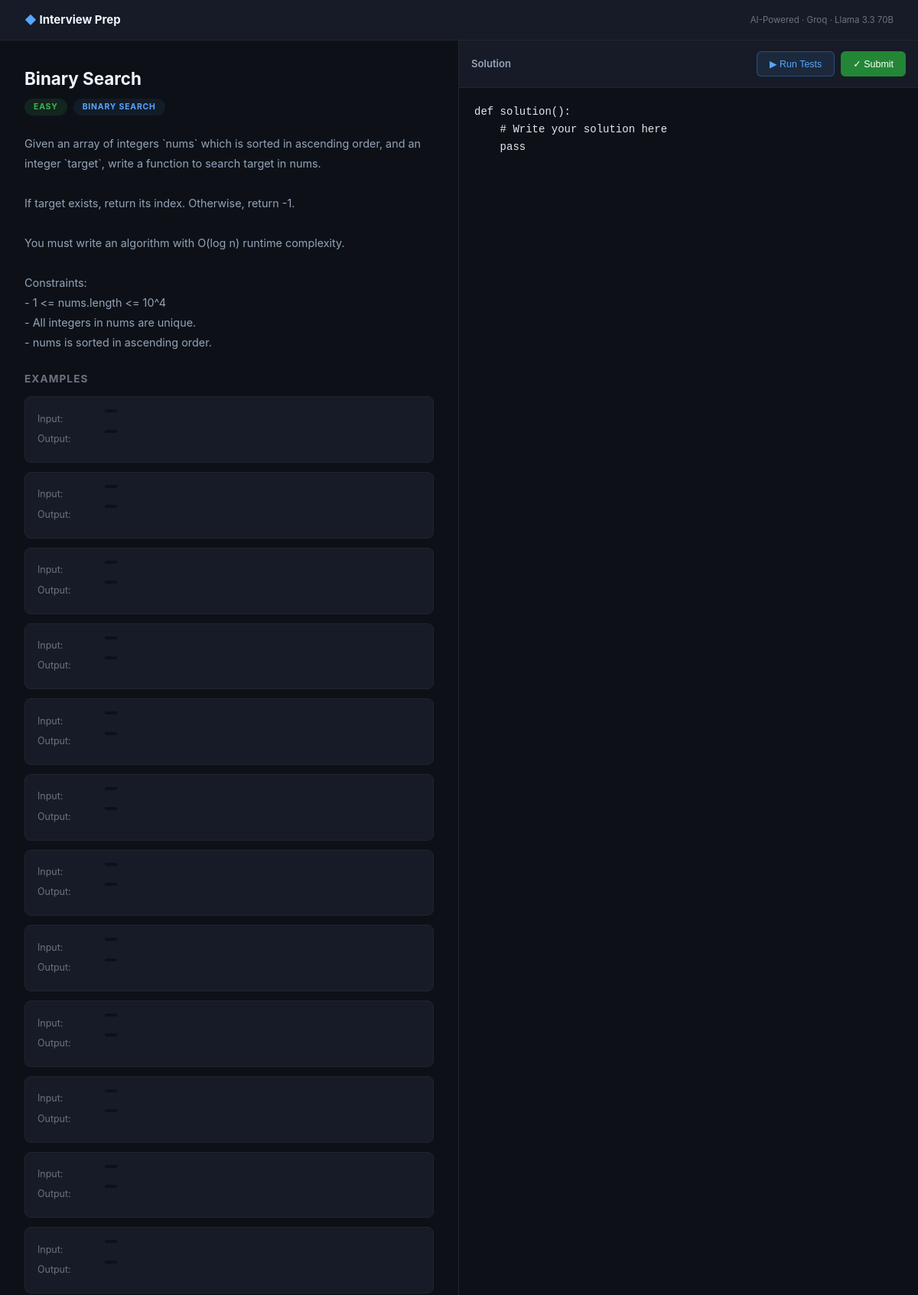
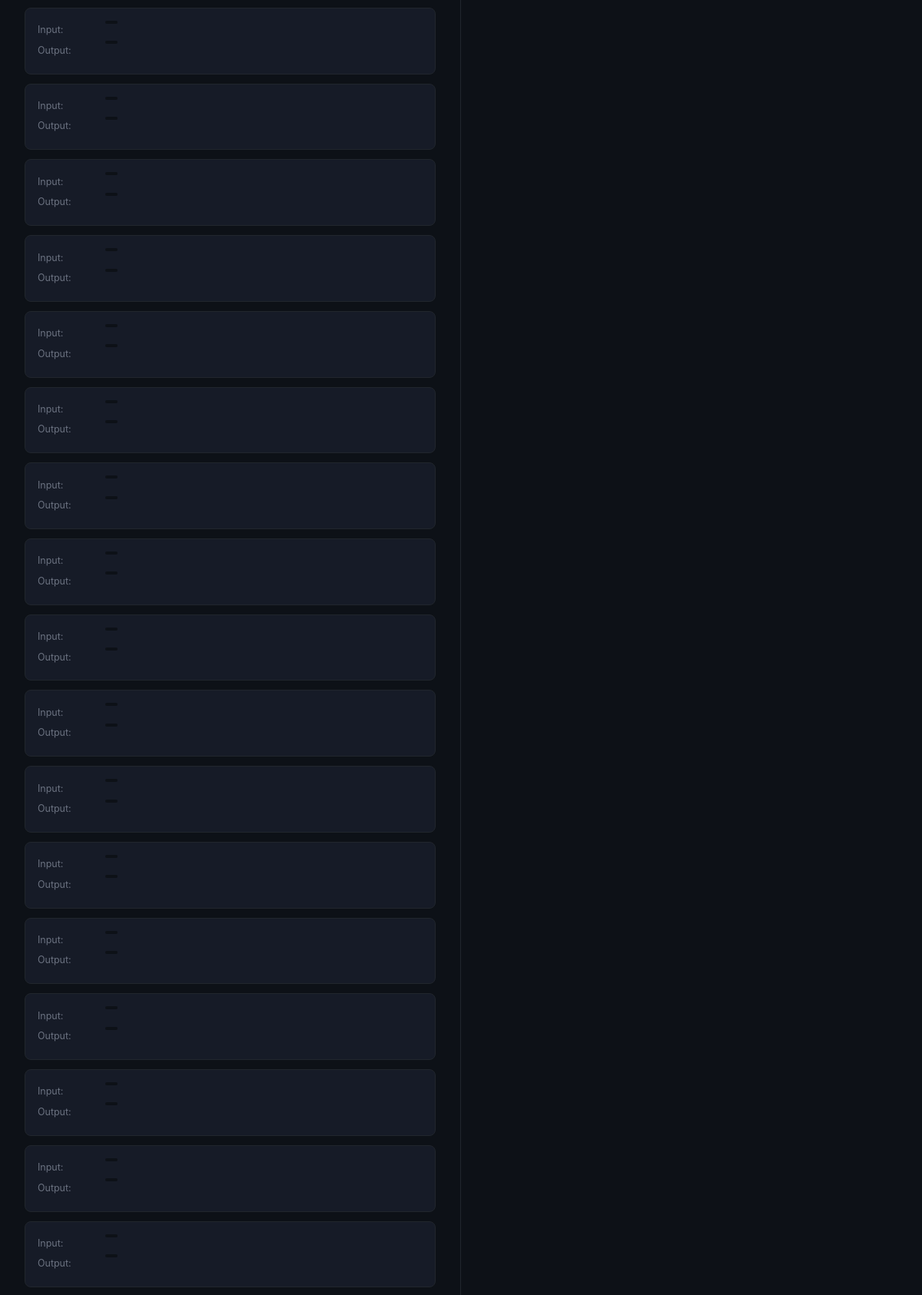
Screenshot of /problem/6 (upper part) with the database file from the repository (2 pictures, top to bottom).
### models.py (models this page shows, shortened)
class Problem(db.Model):
    id          = db.Column(db.Integer, primary_key=True)
    title       = db.Column(db.String(255), nullable=False)
    description = db.Column(db.Text, nullable=False)
    difficulty  = db.Column(db.String(20))   # easy / medium / hard
    category    = db.Column(db.String(50))   # arrays, dp, graphs, etc.
    examples    = db.Column(db.Text)         # JSON
    test_cases  = db.Column(db.Text)         # JSON
    created_at  = db.Column(db.DateTime, default=datetime.utcnow)

### app.py (the view)
@app.route('/problem/<int:problem_id>')
def problem(problem_id):
    prob = Problem.query.get_or_404(problem_id)
    attempts = Attempt.query.filter_by(problem_id=problem_id)\
                            .order_by(Attempt.created_at.desc())\
                            .limit(5).all()
    return render_template('problem.html', problem=prob, attempts=attempts)

### templates/problem.html (shortened to what this page needs)
<!DOCTYPE html>
<html lang="en">
<head>
<link rel="stylesheet" href="{{ url_for('static', filename='style.css') }}"/>
</head>
<body>
<nav class="navbar">
  <div class="nav-brand">
    <a href="/" style="color:inherit;text-decoration:none">
      <span class="brand-icon">◆</span> Interview Prep
    </a>
  </div>
  <div class="nav-tag">AI-Powered · Groq · Llama 3.3 70B</div>
</nav>
<main class="problem-layout">
  <div class="problem-left">
    <div class="prob-header">
      <h1 class="prob-title">{{ problem.title }}</h1>
      <div class="prob-meta">
        <span class="diff-badge {{ problem.difficulty }}">{{ problem.difficulty }}</span>
        <span class="cat-badge">{{ problem.category }}</span>
      </div>
    </div>
    <div class="prob-desc">{{ problem.description }}</div>
    {% set examples = problem.examples %}
    {% if examples %}
    <div class="prob-section">
      <h3>Examples</h3>
      {% for ex in examples %}
      <div class="example-block">
        <div class="ex-row"><span class="ex-lbl">Input:</span><code>{{ ex.input }}</code></div>
        <div class="ex-row"><span class="ex-lbl">Output:</span><code>{{ ex.output }}</code></div>
      </div>
      {% endfor %}
    </div>
    {% endif %}
  </div>
  <div class="problem-right">
    <div class="editor-header">
      <div class="editor-title">Solution</div>
      <div class="editor-actions">
        <button id="run-btn"  class="btn-run">▶ Run Tests</button>
        <button id="eval-btn" class="btn-eval">✓ Submit</button>
      </div>
    </div>
    <textarea id="code-editor" class="code-editor" spellcheck="false">def solution():
    # Write your solution here
    pass
</textarea>
  </div>
</main>
</body>
</html>

### static/style.css (style rules this page uses)
*, *::before, *::after { box-sizing: border-box; margin: 0; padding: 0; }
body { font-family: -apple-system, BlinkMacSystemFont, 'Segoe UI', sans-serif; background: #0d1117; color: #e2e8f0; min-height: 100vh; font-size: 15px; line-height: 1.6; }
.navbar { display: flex; align-items: center; justify-content: space-between; padding: .875rem 2rem; background: #161b27; border-bottom: 1px solid #21262d; position: sticky; top: 0; z-index: 100; }
.nav-brand { display: flex; align-items: center; gap: .5rem; font-weight: 700; color: #f0f6fc; }
.brand-icon { color: #58a6ff; }
.nav-tag { font-size: .72rem; color: #6b7280; }
.problem-layout { display: grid; grid-template-columns: 1fr 1fr; gap: 0; height: calc(100vh - 56px); overflow: hidden; }
.problem-left { overflow-y: auto; padding: 2rem; border-right: 1px solid #21262d; }
.problem-right { overflow-y: auto; display: flex; flex-direction: column; background: #0d1117; }
.prob-header { margin-bottom: 1.5rem; }
.prob-title { font-size: 1.4rem; font-weight: 700; color: #f0f6fc; margin-bottom: .5rem; }
.prob-meta { display: flex; gap: .5rem; align-items: center; }
.diff-badge, .cat-badge { font-size: .65rem; font-weight: 700; text-transform: uppercase; letter-spacing: .08em; padding: 3px 12px; border-radius: 20px; }
.diff-badge.easy { background: rgba(63,185,80,.12); color: #3fb950; }
.cat-badge { background: rgba(88,166,255,.08); color: #58a6ff; }
.prob-desc { font-size: .9rem; color: #94a3b8; line-height: 1.8; white-space: pre-wrap; margin-bottom: 1.5rem; }
.prob-section h3 { font-size: .85rem; color: #6b7280; text-transform: uppercase; letter-spacing: .08em; margin-bottom: .75rem; }
.example-block { background: #161b27; border: 1px solid #21262d; border-radius: 8px; padding: 1rem; margin-bottom: .75rem; }
.ex-row { display: flex; gap: .5rem; margin-bottom: .25rem; font-size: .85rem; align-items: flex-start; }
.ex-lbl { color: #6b7280; min-width: 80px; font-size: .78rem; padding-top: .15rem; }
.ex-row code { background: #0d1117; color: #58a6ff; padding: 2px 8px; border-radius: 4px; font-size: .82rem; }
.editor-header { display: flex; align-items: center; justify-content: space-between; padding: .875rem 1rem; background: #161b27; border-bottom: 1px solid #21262d; }
.editor-title { font-size: .82rem; font-weight: 600; color: #94a3b8; }
.editor-actions { display: flex; gap: .5rem; }
.btn-run { background: rgba(88,166,255,.1); border: 1px solid rgba(88,166,255,.3); color: #58a6ff; padding: .5rem 1rem; border-radius: 6px; font-size: .78rem; cursor: pointer; transition: all .2s; }
.btn-eval { background: #238636; border: none; color: white; padding: .5rem 1rem; border-radius: 6px; font-size: .78rem; cursor: pointer; transition: background .2s; }
.code-editor { flex: 1; width: 100%; min-height: 360px; background: #0d1117; color: #e2e8f0; border: none; border-bottom: 1px solid #21262d; padding: 1.25rem; font-family: 'Fira Code', 'Cascadia Code', monospace; font-size: .875rem; line-height: 1.65; resize: vertical; outline: none; tab-size: 4; }

### rows the page displays
Problem: title "Binary Search", difficulty "EASY", category "BINARY SEARCH", description "Given an array of integers `nums` which is sorted in ascending order, and an integer `target`, write a function to search target in nums. If target exists, return its index. Otherwise, return -1. You must write an algorithm with O(log n) runtime complexity. Constraints: - 1 <= nums.length <= 10^4 - All integers in nums are unique. - nums is sorted in ascending order."
